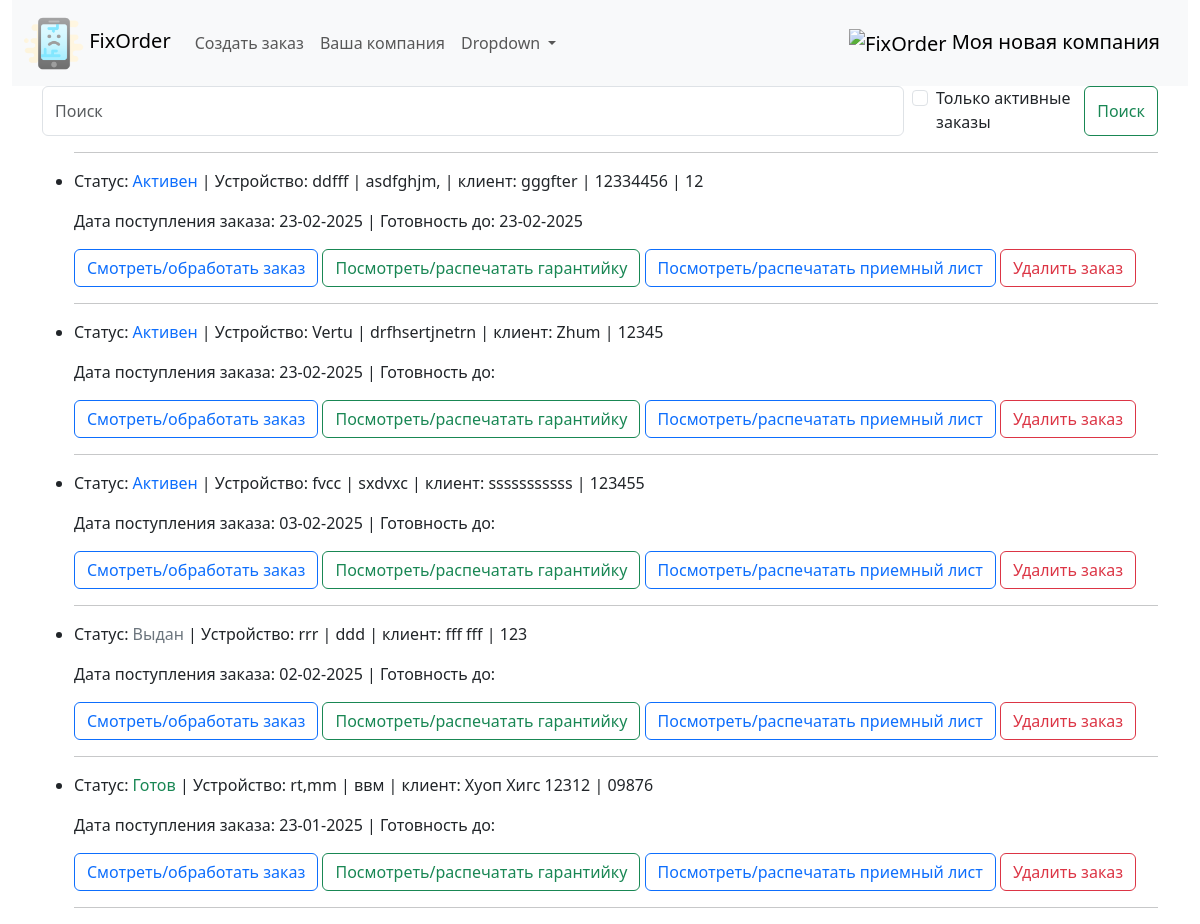
The page / on the database its author committed.
### fixorder/models.py (models this page shows, shortened)
class Company(models.Model):
    brand_name = models.CharField(max_length=255, unique=True, db_index=True, verbose_name='Название компании')
    official_name = models.CharField(max_length=255, blank=True, null=True, unique=True, db_index=True, verbose_name='Юридическое наименование')
    unp = models.DecimalField(max_digits=10, decimal_places=2, blank=True, null=True, verbose_name='УНП')
    phone = models.CharField(max_length=20, unique=True, verbose_name='Контактный номер')
    phone1 = models.CharField(max_length=20, blank=True, null=True, unique=True, verbose_name='Контактный номер')
    phone2 = models.CharField(max_length=20, blank=True, null=True, unique=True, verbose_name='Контактный номер')
    telegram = models.CharField(max_length=40, blank=True, null=True, verbose_name='Telegram')
    viber = models.CharField(max_length=20, blank=True, null=True, verbose_name='Viber')
    whatsapp = models.CharField(max_length=20, blank=True, null=True, verbose_name='Whattsapp')
    email = models.EmailField(max_length=50, blank=True, null=True, verbose_name='Электронная почта')
    adress = models.CharField(max_length=255, blank=True, null=True, unique=True, db_index=True, verbose_name='Адрес')
    postal_adress = models.CharField(max_length=255, blank=True, null=True, unique=True, verbose_name='Почтовый адрес')
    official_adress = models.CharField(max_length=255, blank=True, null=True, unique=True, verbose_name='Юридический адрес')
    photo = models.ImageField(upload_to="static/img/", blank=True, null=True, verbose_name="Логотип компании")

class Order(models.Model):
    client_name = models.CharField(max_length=255, unique=True, db_index=True, verbose_name='ФИО клиента')
    client_phone = models.CharField(max_length=20, db_index=True, verbose_name='Контактный номер')
    client_phone1 = models.CharField(max_length=20, db_index=True, blank=True, verbose_name='Дополнительный номер')
    client_telegram = models.CharField(max_length=40, blank=True, null=True, verbose_name='Telegram клиента')
    client_viber = models.CharField(max_length=20, blank=True, null=True, verbose_name='Viber клиента')
    client_whatsapp = models.CharField(max_length=20, blank=True, null=True, verbose_name='Whattsapp клиента')
    time_create = models.DateTimeField(auto_now_add=True)
    time_update = models.DateTimeField(auto_now=True)
    time_demand = models.DateField(blank=True, null=True, verbose_name='Срок ремонта')
    time_away = models.DateTimeField(null=True, blank=True, verbose_name='Дата выдачи')
    device = models.CharField(max_length=255, verbose_name='Устройство')
    defect = models.TextField(max_length=400, verbose_name='Неисправность')
    device_password = models.CharField(max_length=50, blank=True, null=True, verbose_name='Пароль')
    device_exterior = models.TextField(max_length=400, blank=True, null=True, verbose_name='Внешний вид')
    initial_price = models.CharField(max_length=10, blank=True, null=True, verbose_name='Ориентировочная стоимость')
    prepaid = models.FloatField(max_length=10, blank=True, null=True, verbose_name='Предоплата')
    notes = models.TextField(max_length=500, blank=True, null=True, verbose_name='Заметки')
    total_price = models.DecimalField(max_digits=10, decimal_places=2, blank=True, default=0, verbose_name='Итоговая стоимость')
    work = models.CharField(max_length=255, blank=True, null=True, verbose_name='Выполненная работа')
    work_price = models.DecimalField(max_digits=10, decimal_places=2, blank=True, null=True, verbose_name='Цена')
    work_warranty = models.FloatField(max_length=2, blank=True, null=True, verbose_name='Выполненная работа')
    work1 = models.CharField(max_length=255, blank=True, null=True, verbose_name='Выполненная работа')
    work_price1 = models.DecimalField(max_digits=10, decimal_places=2, blank=True, null=True, verbose_name='Цена')
    work_warranty1 = models.FloatField(max_length=2, blank=True, null=True, verbose_name='Гарантия')
    work2 = models.CharField(max_length=255, blank=True, null=True, verbose_name='Выполненная работа')
    work_price2 = models.DecimalField(max_digits=10, decimal_places=2, blank=True, null=True, verbose_name='Цена')
    work_warranty2 = models.FloatField(max_length=2, blank=True, null=True, verbose_name='Гарантия')
    work3 = models.CharField(max_length=255, blank=True, null=True, verbose_name='Выполненная работа')
    work_price3 = models.DecimalField(max_digits=10, decimal_places=2, blank=True, null=True, verbose_name='Цена')
    work_warranty3 = models.FloatField(max_length=2, blank=True, null=True, verbose_name='Гарантия')
    work4 = models.CharField(max_length=255, blank=True, null=True, verbose_name='Выполненная работа')
    work_price4 = models.DecimalField(max_digits=10, decimal_places=2, blank=True, null=True, verbose_name='Цена')
    work_warranty4 = models.FloatField(max_length=2, blank=True, null=True, verbose_name='Гарантия')
    work5 = models.CharField(max_length=255, blank=True, null=True, verbose_name='Выполненная работа')
    work_price5 = models.DecimalField(max_digits=10, decimal_places=2, blank=True, null=True, verbose_name='Цена')
    work_warranty5 = models.FloatField(max_length=2, blank=True, null=True, verbose_name='Гарантия')
    work6 = models.CharField(max_length=255, blank=True, null=True, verbose_name='Выполненная работа')
    work_price6 = models.DecimalField(max_digits=10, decimal_places=2, blank=True, null=True, verbose_name='Цена')
    work_warranty6 = models.FloatField(max_length=2, blank=True, null=True, verbose_name='Гарантия')
    status = models.ForeignKey(OrderStatus, on_delete=models.DO_NOTHING, default = 4, related_name='related_order', verbose_name='Статус ремонта')
    conclusion = models.TextField(max_length=500, blank=True, null=True, verbose_name='Заключение мастера')
    remain_to_pay = models.DecimalField(max_digits=10, decimal_places=2, null=True, blank=True, default=0,
                                      verbose_name='Осталось оплатить')
    class Meta:
        verbose_name = 'Заказы'
        verbose_name_plural = 'Заказы'
        ordering = ['-time_create']
        indexes = [models.Index(fields=['-time_create'])
                   ]
    def get_absolute_url(self):
        return reverse('order', kwargs={'pk': self.pk})
    def get_warrantydoc_url(self):
        return reverse('warrantydoc', kwargs={'pk': self.pk})
    def get_commingdoc_url(self):
        return reverse('commingdoc', kwargs={'pk': self.pk})
    def get_delete_url(self):
        return reverse('delete', kwargs={'pk': self.pk})

class OrderStatus(models.Model):
    status = models.CharField(max_length=100, unique=True, db_index=True, verbose_name='Статус заказа')
    def __str__(self):
        return self.status

### fixorder/views.py (the view)
# urls.py: path('', views.Show_orderlist.as_view(), name='orderlist'),
class Show_orderlist(ListView):
    model = Order
    template_name = 'fixorder/orderlist.html'
    context_object_name = 'my_orders'
    paginate_by = 15
    extra_context = {'title': 'Главная страница', 'header': 'Ваши заказы'}
    def get_queryset(self):
        query = self.request.GET.get('q')
        checky = self.request.GET.get('cb')
        if not checky:
            if query:
                return Order.objects.filter(
                    Q(client_phone__iregex=query) | Q(device__iregex=query) | Q(client_name__iregex=query) | Q(
                        client_telegram__iregex=query))  # для PosgreSQL можно использовать __icontains
            return super().get_queryset()
        else:
            return Order.objects.filter(status__status='Активен').filter(
                    Q(client_phone__iregex=query) | Q(device__iregex=query) | Q(client_name__iregex=query) | Q(
                        client_telegram__iregex=query))

### fixorder/templatetags/fixorder_tags.py (called while the page is built)
@register.simple_tag
def logo_url():
    return static('img/logo.png')

@register.simple_tag
def get_company_name():
    return Company.objects.get(pk=1).brand_name

### fixorder/templates/fixorder/orderlist.html (shortened to what this page needs)
{% extends 'fixorder/base.html' %}
{% block content %}
      <form class="d-flex" role="search" method='GET'>
        <input class="form-control me-2" type="search" placeholder="Поиск" aria-label="Search" name='q' value='{{ request.GET.q }}'>
          <br>
          <div class="form-check">
            <input class="form-check-input" type="checkbox" name='cb' value="1" id="flexCheckDefault"  {% if request.GET.cb %} checked {% endif %}>
            <label class="form-check-label" for="flexCheckDefault">
            Только активные заказы
            </label>
            </div>
          <button class="btn btn-outline-success" type="submit">Поиск</button>
      </form>
<ul>
     <hr>
	{% for myo in my_orders %}
    		<li><div>
	<p>Статус: {% if myo.status.status == "Активен" %}<span class="text-primary"> {{myo.status}}</span>
         {% elif myo.status.status == "Готов" %}<span class="text-success"> {{myo.status}}</span>
        {% elif myo.status.status == "Выдан без ремонта" %}<span class="text-secondary"> {{myo.status}}</span>
        {% elif myo.status.status == "Выдан" %}<span class="text-secondary"> {{myo.status}}</span> {% endif %}
                | Устройство: {{myo.device}} | {{myo.defect}} | клиент: {{myo.client_name}} | {{myo.client_phone}}
        {% if myo.initial_price %}
                   | {{myo.initial_price}}
				{% endif %}</p>
	<p>Дата поступления заказа: {{myo.time_create|date:"d-m-Y"}} | Готовность до: {{myo.time_demand|date:"d-m-Y"}}</p>
<p>
<a href="{{ myo.get_absolute_url }}" class="btn btn-outline-primary">Смотреть/обработать заказ</a>
<a href="{{ myo.get_warrantydoc_url }}" class="btn btn-outline-success">Посмотреть/распечатать гарантийку</a>
<a href="{{ myo.get_commingdoc_url }}" class="btn btn-outline-primary">Посмотреть/распечатать приемный лист</a>
    <a href="{{ myo.get_delete_url }}" class="btn btn-outline-danger">Удалить заказ</a>
</p>
    </div></li>
 <hr>
	{% endfor %}
</ul>
{% endblock %}

### fixorder/templates/fixorder/navbar.html (shortened to what this page needs)
{% load fixorder_tags %}
<nav class="navbar navbar-expand-lg bg-body-tertiary">
  <div class="container-fluid">
    <a class="navbar-brand" href="/">
      <img src="/static/img/br_phone.png" alt="" height="60">
      FixOrder
    </a>
    <div class="collapse navbar-collapse" id="navbarSupportedContent">
      <ul class="navbar-nav me-auto mb-2 mb-lg-0">
        <li class="nav-item">
          <a class="nav-link" href="/neworder">Создать заказ</a>
        </li>
        <li class="nav-item">
          <a class="nav-link" href="/company">Ваша компания</a>
        </li>
        <li class="nav-item dropdown">
          <a class="nav-link dropdown-toggle" href="#" role="button" data-bs-toggle="dropdown" aria-expanded="false">
            Dropdown
          </a>
        </li>
      </ul>
    </div>
    <a class="navbar-brand" href="/">
      <img src="{% logo_url %}" alt="FixOrder" height="60">
      {% get_company_name %}
    </a>
    </div>
</nav>

### rows shown on the page
Company: brand_name "Моя новая компания"
Order: status "Активен", device "ddfff", defect "asdfghjm,", client_name "gggfter", client_phone "12334456", initial_price "12", time_create "23-02-2025", time_demand "23-02-2025"
Order: status "Активен", device "Vertu", defect "drfhsertjnetrn", client_name "Zhum", client_phone "12345", time_create "23-02-2025"
Order: status "Активен", device "fvcc", defect "sxdvxc", client_name "sssssssssss", client_phone "123455", time_create "03-02-2025"
Order: status "Выдан", device "rrr", defect "ddd", client_name "fff fff", client_phone "123", time_create "02-02-2025"
Order: status "Готов", device "rt,mm", defect "ввм", client_name "Хуоп Хигс 12312", client_phone "09876", time_create "23-01-2025"
